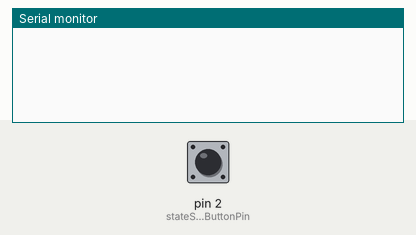
Recording of a sketch running on a simulated Arduino Uno, built with avr-gcc and run on an emulated ATmega328P. Shown: the last lines printed to the serial monitor. The test bench sets the inputs (shaded band); at power-on: pin 2 (stateSwitchButtonPin) LOW.

Above: at 1.2 s.
1.3 s: pin 2 (stateSwitchButtonPin) pulled HIGH for 0.15 s
At 2.5 s:
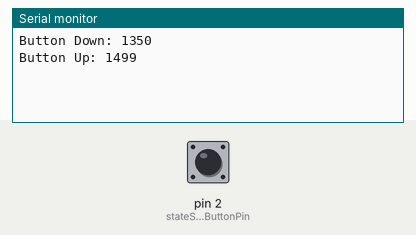
2.9 s: pin 2 (stateSwitchButtonPin) pulled HIGH for 1 s
At 3.8 s:
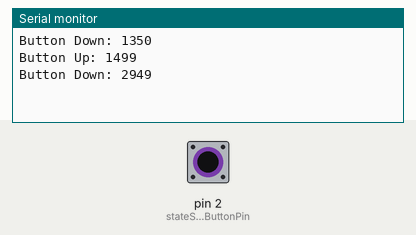
5.4 s: pin 2 (stateSwitchButtonPin) pulled HIGH for 0.15 s
At 6.8 s:
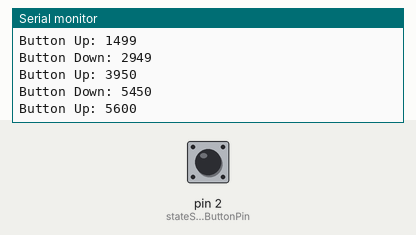

The sketch:

momentary_button.ino
```cpp
#include "MomentaryButton.h"

static const unsigned int statusLedPin = 13;

// Button configuration
static const unsigned int stateSwitchButtonPin = 2;
MomentaryButton stateSwitchButton = MomentaryButton(stateSwitchButtonPin);

void setup() {
  Serial.begin(9600);
}

void loop() {
  stateSwitchButton.checkForButtonStateChange(onButtonDownEvent, onButtonUpEvent);
}

/**
 * User clicked the state switch button. Deplete the Life
 */
void onButtonDownEvent() {
  Serial.print("Button Down: ");
  Serial.println(millis());
  digitalWrite(statusLedPin, LOW);
}
void onButtonUpEvent() {
  Serial.print("Button Up: ");
  Serial.println(millis());
  digitalWrite(statusLedPin, HIGH);
}
```

MomentaryButton.cpp
```cpp
/**
 * MomentaryButton.cpp - Triggers a callback function when a momentary switch is clicked
 * Created by Tony Gaitatzis, 2018
 * Released into the public domain.
 */


#include "MomentaryButton.h"

/**
 * Create a momentary button controller
 *
 * @param buttonPin the pin that button is connected to
 */
MomentaryButton::MomentaryButton(const unsigned int buttonPin) : _buttonPin(buttonPin) {
  pinMode(_buttonPin, INPUT);
  _currentState = _previousState = _previousReading = digitalRead(_buttonPin);
  _lastDebounceTime = millis();
}

MomentaryButton::~MomentaryButton() {
}

/**
 * Check for a button state change
 *
 * @param onButtonClickCallback a callback function that triggers when the button is clicked
 */
void MomentaryButton::checkForButtonStateChange(void (*onButtonDownCallback)(void), void (*onButtonUpCallback)(void)) {
  // read the state of the switch into a local variable:
  int buttonStateSnapshot = digitalRead(_buttonPin);

  // check to see if you just pressed the button
  // (i.e. the input went from LOW to HIGH),  and you've waited
  // long enough since the last press to ignore any noise:

  // If the switch changed, due to noise or pressing:
  if (buttonStateSnapshot != _previousReading) {
    // reset the debouncing timer
    _lastDebounceTime = millis();
  }

  if ((millis() - _lastDebounceTime) > _debounceDelay_ms) {
    // whatever the reading is at, it's been there for longer
    // than the debounce delay, so take it as the actual current state:
    _currentState = buttonStateSnapshot;
  }

  // set the LED using the state of the button:
  if ((_currentState == STATE_UP) && (_previousState == STATE_DOWN)) {
    _previousState = _currentState;
    onButtonUpCallback();
  }
  if ((_currentState == STATE_DOWN) && (_previousState == STATE_UP)) {
    _previousState = _currentState;
    onButtonDownCallback();
  }

  // save the buttonStateSnapshot.  Next time through the loop,
  // it'll be the _previousState:
  _previousReading = buttonStateSnapshot;
}
```

MomentaryButton.h
```cpp
/**
 * MomentaryButton.h - Triggers a callback function when a momentary switch is clicked
 * Created by Tony Gaitatzis, 2018
 * Released into the public domain.
 */

#ifndef MomentaryButton_h
#define MomentaryButton_h


#include <Arduino.h>

class MomentaryButton {
  public:
    // button modes
    static const unsigned int STATE_DOWN = HIGH;
    static const unsigned int STATE_UP = LOW;

    // constructors
    MomentaryButton(const unsigned int buttonPin);
    ~MomentaryButton();

    // controllers
    void checkForButtonStateChange(void (*onButtonDownCallback)(void), void (*onButtonUpCallback)(void));

  private:
    // internal state
    unsigned int _buttonPin;
    bool _previousReading;
    bool _previousState;
    bool _currentState;
    long _debounceDelay_ms = 50;
    long _lastDebounceTime = 0;
};

#endif
```

Measured:
- after the input at 1.3 s, the serial monitor: prints a new line after 0.05 s (image 1)
- after the input at 2.9 s, the serial monitor: prints a new line after 0.05 s (image 2)
- after the input at 5.4 s, the serial monitor: prints a new line after 0.05 s (image 3)
